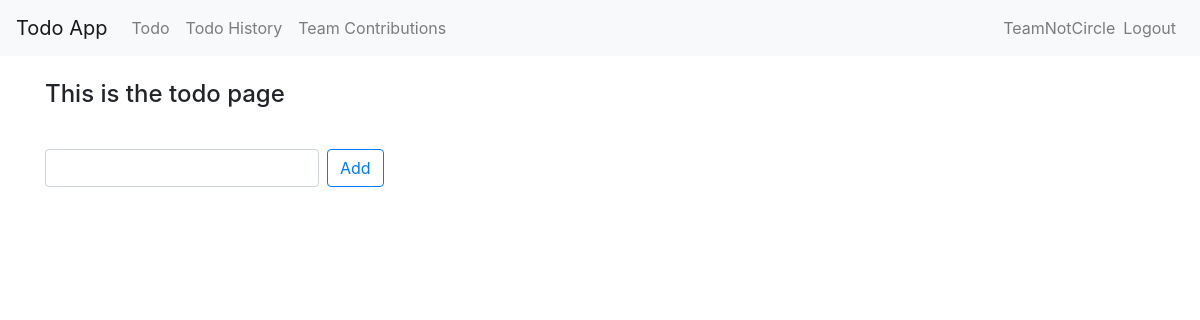
Page /todo/ (signed in) on the earlier database version.
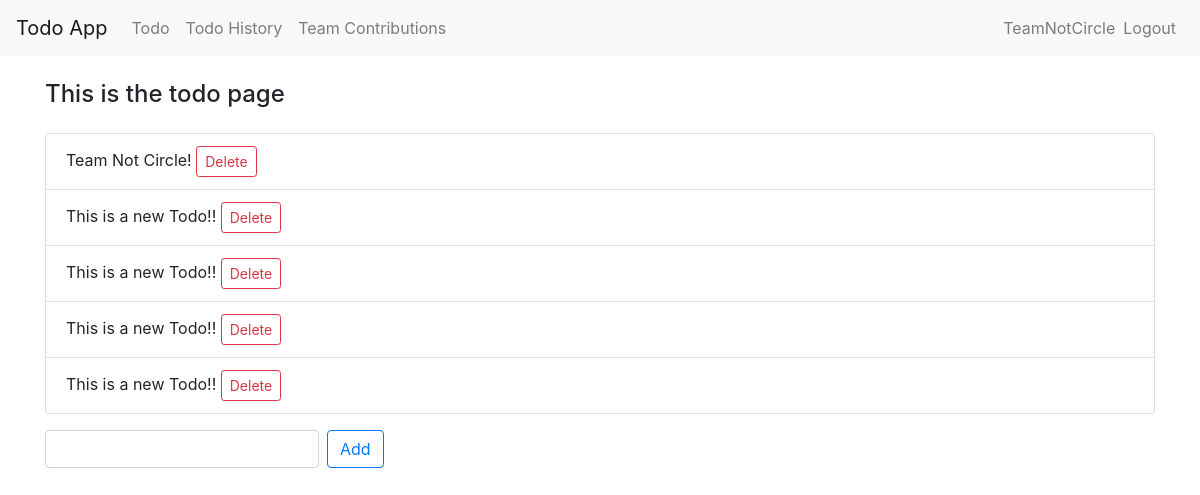
Same page on the later database version.
### todo/models.py (models this page shows)
class TodoItem(models.Model):
    content = models.TextField()
    archive = models.BooleanField(default=True)
    user = models.ForeignKey(
        User,
        on_delete=models.CASCADE,
    )
    created_at = models.DateTimeField(auto_now_add=True, blank=True, null=True)
    deleted = models.BooleanField(default=False)

### todo/views.py (the view)
# urls.py: path('todo/', todo_view, name='todo_view'),
@login_required
def todo_view(request):
    print(request.user)
    all_todo_items = TodoItem.objects.filter(user=request.user, deleted=False)
    return render(request, 'todo.html', {'all_items': all_todo_items})

### templates/todo.html (shortened to what this page needs)
{% extends 'base.html' %}
{% block content %}
<h4 class="py-2">This is the todo page</h4>
<ul class="list-group py-2">
  {% for todo_item in all_items %}
  <li class="list-group-item">
    {{ todo_item.content }}
    <form name="{{todo_item.content}}" action="/deleteTodo/{{todo_item.id}}/" style="display: inline;" method="post">
      <input id="{{todo_item.id}}" name="delete_btn" type="submit" value="Delete"
        class="btn btn-outline-danger btn-sm" />
    </form>
  </li>
  {% endfor %}
</ul>
<form action="/addTodo/" method="post" class="form-inline py-2">
  <input id="todo_input" type="text" name="content" class="form-control mr-sm-2" required />
  <input id="submit_btn" type="submit" value="Add" class="btn btn-outline-primary" />
</form>
{% endblock %}

Differences in the rows shown:
added TodoItem: content "Team Not Circle!"
added TodoItem: content "This is a new Todo!!"
added TodoItem: content "This is a new Todo!!"
added TodoItem: content "This is a new Todo!!"
added TodoItem: content "This is a new Todo!!"
